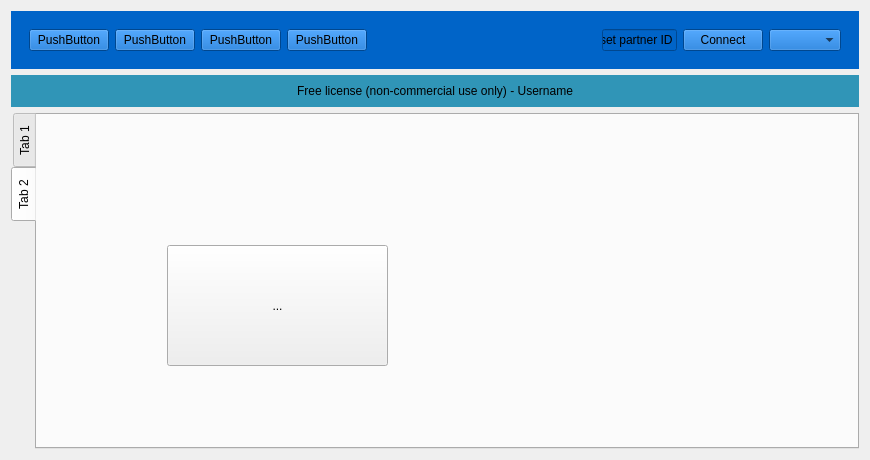
<?xml version="1.0" encoding="UTF-8"?>
<ui version="4.0">
 <class>MainWindow</class>
 <widget class="QWidget" name="MainWindow">
  <property name="geometry">
   <rect>
    <x>0</x>
    <y>0</y>
    <width>870</width>
    <height>460</height>
   </rect>
  </property>
  <property name="windowTitle">
   <string>RemoteViewer</string>
  </property>
  <layout class="QVBoxLayout" name="verticalLayout">
   <item>
    <widget class="QWidget" name="widget" native="true">
     <property name="styleSheet">
      <string notr="true">background-color: rgb(0, 100, 200);</string>
     </property>
     <layout class="QHBoxLayout" name="horizontalLayout_3">
      <item>
       <widget class="QWidget" name="widget_3" native="true">
        <layout class="QHBoxLayout" name="horizontalLayout_2">
         <item>
          <widget class="QPushButton" name="pushButton_2">
           <property name="text">
            <string>PushButton</string>
           </property>
          </widget>
         </item>
         <item>
          <widget class="QPushButton" name="pushButton_3">
           <property name="text">
            <string>PushButton</string>
           </property>
          </widget>
         </item>
         <item>
          <widget class="QPushButton" name="pushButton_4">
           <property name="text">
            <string>PushButton</string>
           </property>
          </widget>
         </item>
         <item>
          <widget class="QPushButton" name="pushButton_5">
           <property name="text">
            <string>PushButton</string>
           </property>
          </widget>
         </item>
        </layout>
       </widget>
      </item>
      <item>
       <spacer name="horizontalSpacer">
        <property name="orientation">
         <enum>Qt::Horizontal</enum>
        </property>
        <property name="sizeHint" stdset="0">
         <size>
          <width>245</width>
          <height>20</height>
         </size>
        </property>
       </spacer>
      </item>
      <item>
       <widget class="QWidget" name="widget_2" native="true">
        <layout class="QHBoxLayout" name="horizontalLayout">
         <item>
          <widget class="QLineEdit" name="lineEdit">
           <property name="text">
            <string>Inset partner ID</string>
           </property>
          </widget>
         </item>
         <item>
          <widget class="QPushButton" name="pushButton">
           <property name="text">
            <string>Connect</string>
           </property>
          </widget>
         </item>
         <item>
          <widget class="QComboBox" name="comboBox"/>
         </item>
        </layout>
       </widget>
      </item>
     </layout>
    </widget>
   </item>
   <item>
    <widget class="QWidget" name="widget_4" native="true">
     <property name="styleSheet">
      <string notr="true">background-color: rgb(48, 149, 183);</string>
     </property>
     <layout class="QHBoxLayout" name="horizontalLayout_4">
      <item>
       <widget class="QLabel" name="label_7">
        <property name="text">
         <string>Free license (non-commercial use only) - Username</string>
        </property>
        <property name="alignment">
         <set>Qt::AlignCenter</set>
        </property>
       </widget>
      </item>
     </layout>
    </widget>
   </item>
   <item>
    <widget class="QTabWidget" name="tabWidget">
     <property name="tabPosition">
      <enum>QTabWidget::West</enum>
     </property>
     <property name="currentIndex">
      <number>1</number>
     </property>
     <widget class="QWidget" name="tab">
      <attribute name="title">
       <string>Tab 1</string>
      </attribute>
      <widget class="QTextEdit" name="textEdit">
       <property name="geometry">
        <rect>
         <x>150</x>
         <y>100</y>
         <width>104</width>
         <height>71</height>
        </rect>
       </property>
      </widget>
     </widget>
     <widget class="QWidget" name="tab_2">
      <attribute name="title">
       <string>Tab 2</string>
      </attribute>
      <widget class="QToolButton" name="toolButton">
       <property name="geometry">
        <rect>
         <x>130</x>
         <y>130</y>
         <width>221</width>
         <height>121</height>
        </rect>
       </property>
       <property name="text">
        <string>...</string>
       </property>
      </widget>
     </widget>
    </widget>
   </item>
  </layout>
 </widget>
 <resources/>
 <connections/>
</ui>
